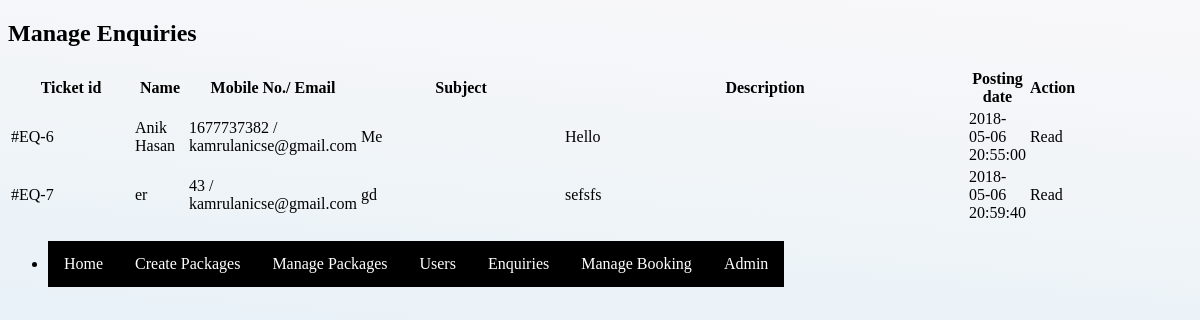
The page /admin/manage-enquires.php (signed in) on the database its author committed.
### tables this page shows
CREATE TABLE `tblenquiry` (
  `id` int(11) NOT NULL,
  `FullName` varchar(100) NOT NULL,
  `EmailId` varchar(100) NOT NULL,
  `MobileNumber` char(10) NOT NULL,
  `Subject` varchar(100) NOT NULL,
  `Description` mediumtext NOT NULL,
  `PostingDate` timestamp NOT NULL DEFAULT CURRENT_TIMESTAMP,
  `Status` int(1) DEFAULT NULL
);

### admin/manage-enquires.php (the view, shortened to what this page needs)
<?php
include('includes/config.php');
if(strlen($_SESSION['alogin'])==0)
	{
header('location:index.php');
}
else{
	?>
<!DOCTYPE HTML>
<html>
<head>
</head>
<body>
<div class="agile-grids">
				<div class="agile-tables">
					<div class="w3l-table-info">
					  <h2>Manage Enquiries</h2>
					    <table id="table">
						<thead>
						  <tr>
						  <th>Ticket id</th>
							<th>Name</th>
							<th>Mobile No./ Email</th>
							<th>Subject </th>
							<th>Description </th>
							<th>Posting date </th>
							<th>Action </th>
						  </tr>
						</thead>
						<tbody>
<?php $sql = "SELECT * from tblenquiry";
$query = $dbh -> prepare($sql);
$query->execute();
$results=$query->fetchAll(PDO::FETCH_OBJ);
if($query->rowCount() > 0)
{
foreach($results as $result)
{				?>
						  <tr>
							<td width="120">#EQ-<?php echo htmlentities($result->id);?></td>
							<td width="50"><?php echo htmlentities($result->FullName);?></td>
								<td width="50"><?php echo htmlentities($result->MobileNumber);?> /<br />
								<?php echo $result->EmailId;?></td>
							<td width="200"><?php echo htmlentities($result->Subject);?></a></td>
							<td width="400"><?php echo htmlentities($result->Description);?></td>
								<td width="50"><?php echo htmlentities($result->PostingDate);?></td>
								<?php if($result->Status==1)
{
	?><td>Read</td>
<?php } else {?>
<td><a href="manage-enquires.php?eid=<?php echo htmlentities($result->id);?>" onclick="return confirm('Do you really want to read')" >Pending</a>
</td>
<?php } ?>
</tr>
						 <?php } }?>
						</tbody>
					  </table>
					</div>
			</div>
</div>
						<?php include('includes/sidebarmenu.php');?>
</body>
</html>
<?php } ?>

### rows shown on the page
tblenquiry: id "6", FullName "Anik Hasan", MobileNumber "1677737382", EmailId "kamrulanicse@gmail.com", Subject "Me", Description "Hello", PostingDate "2018-05-06 20:55:00", Status "Read"
tblenquiry: id "7", FullName "er", MobileNumber "43", EmailId "kamrulanicse@gmail.com", Subject "gd", Description "sefsfs", PostingDate "2018-05-06 20:59:40", Status "Read"
